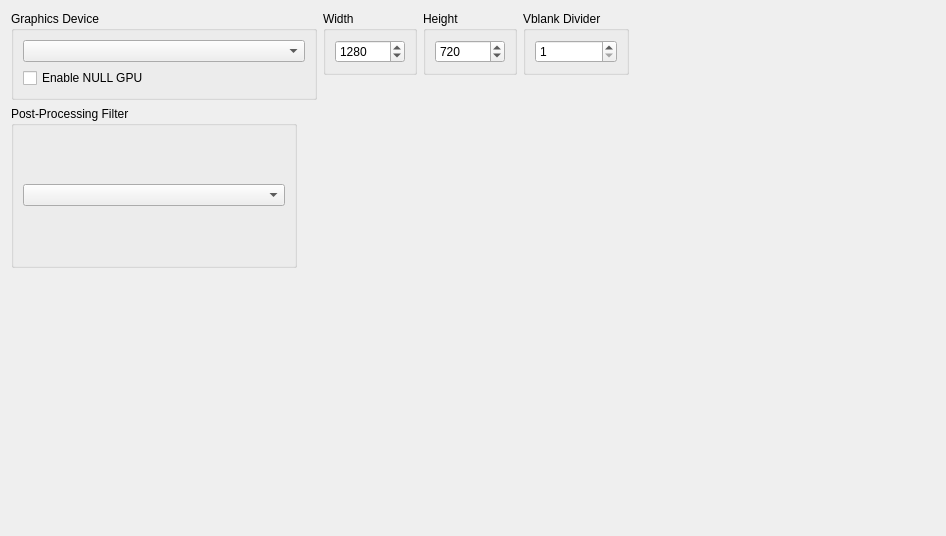
      <widget class="QWidget" name="graphicsTabLayout">
       <property name="geometry">
        <rect>
         <x>0</x>
         <y>0</y>
         <width>946</width>
         <height>536</height>
        </rect>
       </property>
       <layout class="QVBoxLayout" name="graphicsTabVLayout" stretch="0,0">
        <item>
         <layout class="QHBoxLayout" name="graphicsTabHLayout" stretch="1,1,1">
          <item>
           <layout class="QVBoxLayout" name="graphicsTabLayoutLeft">
            <item>
             <widget class="QGroupBox" name="graphicsAdapterGroupBox">
              <property name="title">
               <string>Graphics Device</string>
              </property>
              <layout class="QVBoxLayout" name="graphicsAdapterLayout">
               <item>
                <widget class="QComboBox" name="graphicsAdapterBox"/>
               </item>
               <item>
                <widget class="QCheckBox" name="nullGpuCheckBox">
                 <property name="text">
                  <string>Enable NULL GPU</string>
                 </property>
                </widget>
               </item>
              </layout>
             </widget>
            </item>
            <item>
             <widget class="QWidget" name="widgetgraphicsBottom" native="true">
              <layout class="QHBoxLayout" name="widgetgraphicsBottomHLayout">
               <property name="leftMargin">
                <number>0</number>
               </property>
               <property name="topMargin">
                <number>0</number>
               </property>
               <property name="rightMargin">
                <number>0</number>
               </property>
               <property name="bottomMargin">
                <number>0</number>
               </property>
               <item>
                <widget class="QGroupBox" name="ppFilterGroupBox">
                 <property name="title">
                  <string>Post-Processing Filter</string>
                 </property>
                 <layout class="QVBoxLayout" name="verticalLayout_2">
                  <item>
                   <widget class="QComboBox" name="ppFilterComboBox"/>
                  </item>
                 </layout>
                </widget>
               </item>			   
               <item>
                <spacer name="verticalSpacer_2">
                 <property name="orientation">
                  <enum>Qt::Orientation::Vertical</enum>
                 </property>
                 <property name="sizeHint" stdset="0">
                  <size>
                   <width>20</width>
                   <height>40</height>
                  </size>
                 </property>
                </spacer>
               </item>
              </layout>
             </widget>
            </item>
           </layout>
          </item>
          <item>
           <layout class="QVBoxLayout" name="graphicsTabLayoutMiddle">
            <item>
             <layout class="QVBoxLayout" name="layoutResolution">
              <property name="spacing">
               <number>6</number>
              </property>
              <property name="leftMargin">
               <number>0</number>
              </property>
              <item>
               <layout class="QHBoxLayout" name="resolutionLayout">
                <item>
                 <widget class="QGroupBox" name="widthGroupBox">
                  <property name="title">
                   <string>Width</string>
                  </property>
                  <layout class="QVBoxLayout" name="widthLayout">
                   <item>
                    <widget class="QSpinBox" name="widthSpinBox">
                     <property name="accelerated">
                      <bool>true</bool>
                     </property>
                     <property name="correctionMode">
                      <enum>QAbstractSpinBox::CorrectionMode::CorrectToNearestValue</enum>
                     </property>
                     <property name="keyboardTracking">
                      <bool>false</bool>
                     </property>
                     <property name="minimum">
                      <number>0</number>
                     </property>
                     <property name="maximum">
                      <number>9999</number>
                     </property>
                     <property name="value">
                      <number>1280</number>
                     </property>
                    </widget>
                   </item>
                  </layout>
                 </widget>
                </item>
                <item>
                 <widget class="QGroupBox" name="heightGroupBox">
                  <property name="title">
                   <string>Height</string>
                  </property>
                  <layout class="QVBoxLayout" name="heightLayout">
                   <item>
                    <widget class="QSpinBox" name="heightSpinBox">
                     <property name="frame">
                      <bool>true</bool>
                     </property>
                     <property name="accelerated">
                      <bool>true</bool>
                     </property>
                     <property name="correctionMode">
                      <enum>QAbstractSpinBox::CorrectionMode::CorrectToNearestValue</enum>
                     </property>
                     <property name="keyboardTracking">
                      <bool>false</bool>
                     </property>
                     <property name="minimum">
                      <number>0</number>
                     </property>
                     <property name="maximum">
                      <number>9999</number>
                     </property>
                     <property name="value">
                      <number>720</number>
                     </property>
                    </widget>
                   </item>
                  </layout>
                 </widget>
                </item>
                <item>
                 <widget class="QGroupBox" name="heightDivider">
                  <property name="title">
                   <string>Vblank Divider</string>
                  </property>
                  <layout class="QVBoxLayout" name="vblankLayout">
                   <item>
                    <widget class="QSpinBox" name="vblankSpinBox">
                     <property name="frame">
                      <bool>true</bool>
                     </property>
                     <property name="accelerated">
                      <bool>true</bool>
                     </property>
                     <property name="correctionMode">
                      <enum>QAbstractSpinBox::CorrectionMode::CorrectToNearestValue</enum>
                     </property>
                     <property name="keyboardTracking">
                      <bool>false</bool>
                     </property>
                     <property name="minimum">
                      <number>1</number>
                     </property>
                     <property name="maximum">
                      <number>9999</number>
                     </property>
                     <property name="value">
                      <number>1</number>
                     </property>
                    </widget>
                   </item>
                  </layout>
                 </widget>
                </item>
               </layout>
              </item>
             </layout>
            </item>
            <item>
             <spacer name="verticalSpacer">
              <property name="orientation">
               <enum>Qt::Orientation::Vertical</enum>
              </property>
              <property name="sizeHint" stdset="0">
               <size>
                <width>20</width>
                <height>40</height>
               </size>
              </property>
             </spacer>
            </item>
           </layout>
          </item>
          <item>
           <layout class="QVBoxLayout" name="graphicsTabLayoutRight">
            <property name="rightMargin">
             <number>12</number>
            </property>
            <property name="bottomMargin">
             <number>12</number>
            </property>
            <item>
             <spacer name="AdvancedSpacer">
              <property name="orientation">
               <enum>Qt::Orientation::Vertical</enum>
              </property>
              <property name="sizeHint" stdset="0">
               <size>
                <width>20</width>
                <height>40</height>
               </size>
              </property>
             </spacer>
            </item>
           </layout>
          </item>
         </layout>
        </item>
        <item>
         <spacer name="graphicSpacer">
          <property name="orientation">
           <enum>Qt::Orientation::Vertical</enum>
          </property>
          <property name="sizeHint" stdset="0">
           <size>
            <width>20</width>
            <height>40</height>
           </size>
          </property>
         </spacer>
        </item>
       </layout>
      </widget>
